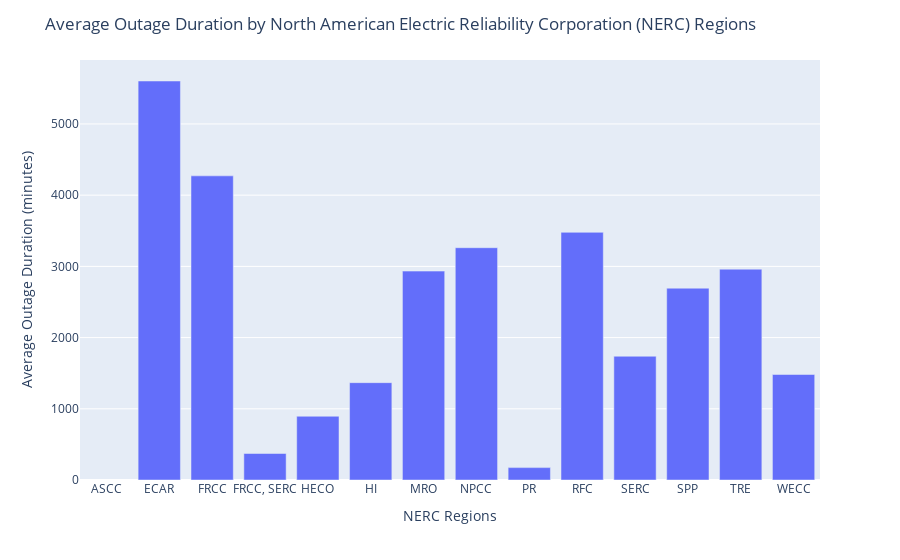

The cell this chart's notebook holds for it:
### Code cell
durationregion = outageClean.groupby("NERC.REGION")["OUTAGE.DURATION"].mean().reset_index()

fig = px.bar(durationregion, x = 'NERC.REGION', y = 'OUTAGE.DURATION')
fig.update_layout(title = "Average Outage Duration by North American Electric Reliability Corporation (NERC) Regions", xaxis_title = "NERC Regions", yaxis_title = "Average Outage Duration (minutes)")

fig.show()

### Figure 1 — Plotly figure (JSON) as saved in the notebook; plotly's stock layout.template omitted (floating-point values rounded to 4 significant figures)
{"data": [{"alignmentgroup": "True", "hovertemplate": "NERC.REGION=%{x}<br>OUTAGE.DURATION=%{y}<extra></extra>", "legendgroup": "", "marker": {"color": "#636efa", "pattern": {"shape": ""}}, "name": "", "offsetgroup": "", "orientation": "v", "showlegend": false, "textposition": "auto", "type": "bar", "x": ["ASCC", "ECAR", "FRCC", "FRCC, SERC", "HECO", "HI", "MRO", "NPCC", "PR", "RFC", "SERC", "SPP", "TRE", "WECC"], "xaxis": "x", "y": [null, 5603.0, 4271.0, 372, 895.3, 1367, 2934.0, 3262.0, 174, 3478.0, 1738.0, 2694.0, 2961.0, 1481.0], "yaxis": "y"}], "layout": {"barmode": "relative", "legend": {"tracegroupgap": 0}, "margin": {"t": 60}, "title": {"text": "Average Outage Duration by North American Electric Reliability Corporation (NERC) Regions"}, "xaxis": {"anchor": "y", "domain": [0, 1], "title": {"text": "NERC Regions"}}, "yaxis": {"anchor": "x", "domain": [0, 1], "title": {"text": "Average Outage Duration (minutes)"}}}}
